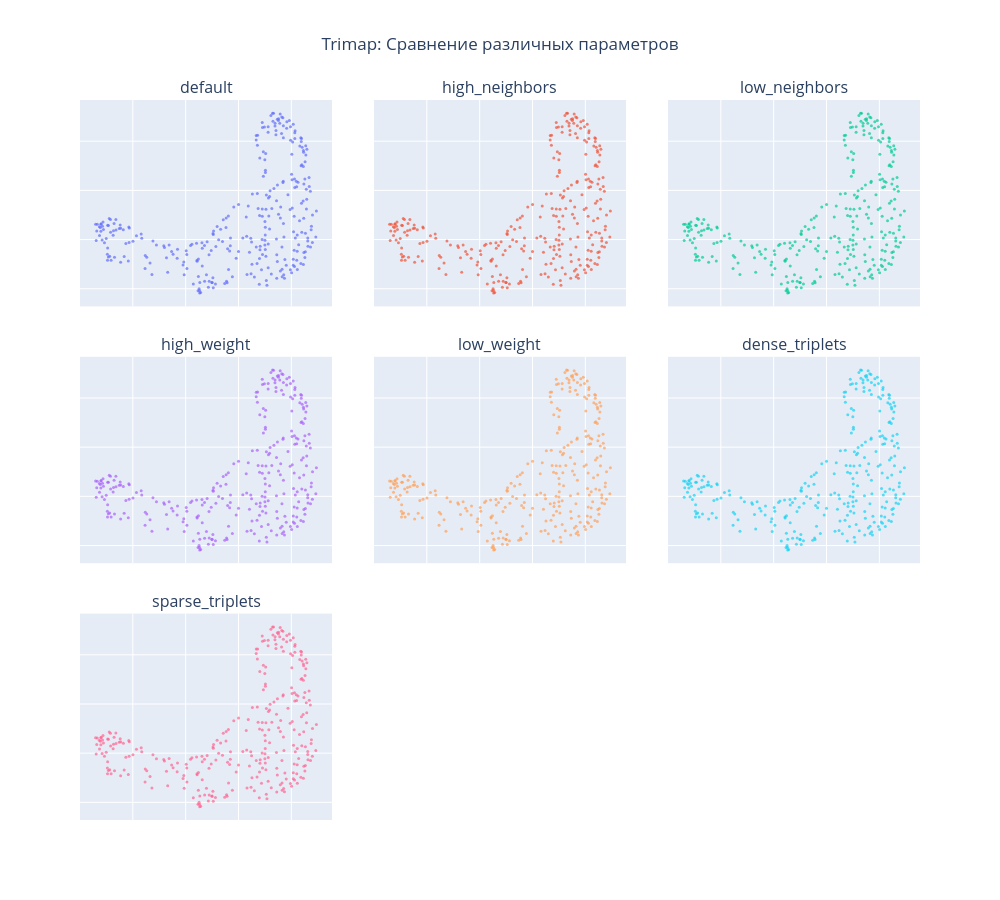

Write notebook code for a chart like this one.
### Markdown cell above
## Trimap

### Code cell
trix = X.values.astype(np.float32)
trimap_configs = {
    "default": {},  # стандартные настройки
    "high_neighbors": {"n_inliers": 15, "n_outliers": 10, "n_random": 5},
    "low_neighbors": {"n_inliers": 5, "n_outliers": 3, "n_random": 2},
    "high_weight": {"weight_temp": 1000.0},
    "low_weight": {"weight_temp": 10.0},
    "dense_triplets": {"n_inliers": 20, "n_outliers": 15, "n_random": 10, "weight_temp": 500.0},
    "sparse_triplets": {"n_inliers": 3, "n_outliers": 2, "n_random": 1, "weight_temp": 50.0}
}

# 2. Применяем TRIMAP для каждого набора параметров
tri_results = {}
for name2, params2 in trimap_configs.items():
    print(f"Running TRIMAP with config: {name2}")
    reducer2 = trimap.TRIMAP(**params2, verbose=False)
    embedding2 = reducer2.fit_transform(trix)
    tri_results[name2] = embedding2

# 3. Создаём 7 субплотов с помощью Plotly
fig = make_subplots(
    rows=3, cols=3,
    subplot_titles=list(trimap_configs.keys()),
    horizontal_spacing=0.05,
    vertical_spacing=0.07
)

# Индексы для размещения графиков в сетке 3x3 (оставим 2 пустых)
positions = [(1,1), (1,2), (1,3),
             (2,1), (2,2), (2,3),
             (3,1), (3,2), (3,3)]

for idx, (name2, embedding2) in enumerate(tri_results.items()):
    row, col = positions[idx]
    fig.add_trace(
        go.Scatter(
            x=embedding[:, 0],
            y=embedding[:, 1],
            mode='markers',
            marker=dict(size=3, opacity=0.7),
            showlegend=False
        ),
        row=row, col=col
    )

# Убираем лишние оси и настраиваем размер
for i in range(1, 10):
    fig.update_xaxes(showticklabels=False, row=(i-1)//3 + 1, col=(i-1)%3 + 1)
    fig.update_yaxes(showticklabels=False, row=(i-1)//3 + 1, col=(i-1)%3 + 1)

fig.update_layout(
    title_text="Trimap: Сравнение различных параметров",
    title_x=0.5,
    height=900,
    width=1000,
    showlegend=False
)

fig.show()

### Figure 1 — Plotly figure (JSON) as saved in the notebook; plotly's stock layout.template omitted (floating-point values rounded to 4 significant figures; data arrays with more than 128 entries replaced by an {"elided": "..."} marker saying what was removed)
{"data": [{"marker": {"opacity": 0.7, "size": 3}, "mode": "markers", "showlegend": false, "type": "scatter", "x": {"elided": "305 float values"}, "xaxis": "x", "y": {"elided": "305 float values"}, "yaxis": "y"}, {"marker": {"opacity": 0.7, "size": 3}, "mode": "markers", "showlegend": false, "type": "scatter", "x": {"elided": "305 float values"}, "xaxis": "x2", "y": {"elided": "305 float values"}, "yaxis": "y2"}, {"marker": {"opacity": 0.7, "size": 3}, "mode": "markers", "showlegend": false, "type": "scatter", "x": {"elided": "305 float values"}, "xaxis": "x3", "y": {"elided": "305 float values"}, "yaxis": "y3"}, {"marker": {"opacity": 0.7, "size": 3}, "mode": "markers", "showlegend": false, "type": "scatter", "x": {"elided": "305 float values"}, "xaxis": "x4", "y": {"elided": "305 float values"}, "yaxis": "y4"}, {"marker": {"opacity": 0.7, "size": 3}, "mode": "markers", "showlegend": false, "type": "scatter", "x": {"elided": "305 float values"}, "xaxis": "x5", "y": {"elided": "305 float values"}, "yaxis": "y5"}, {"marker": {"opacity": 0.7, "size": 3}, "mode": "markers", "showlegend": false, "type": "scatter", "x": {"elided": "305 float values"}, "xaxis": "x6", "y": {"elided": "305 float values"}, "yaxis": "y6"}, {"marker": {"opacity": 0.7, "size": 3}, "mode": "markers", "showlegend": false, "type": "scatter", "x": {"elided": "305 float values"}, "xaxis": "x7", "y": {"elided": "305 float values"}, "yaxis": "y7"}], "layout": {"annotations": [{"font": {"size": 16}, "showarrow": false, "text": "default", "x": 0.15, "xanchor": "center", "xref": "paper", "y": 1, "yanchor": "bottom", "yref": "paper"}, {"font": {"size": 16}, "showarrow": false, "text": "high_neighbors", "x": 0.5, "xanchor": "center", "xref": "paper", "y": 1, "yanchor": "bottom", "yref": "paper"}, {"font": {"size": 16}, "showarrow": false, "text": "low_neighbors", "x": 0.85, "xanchor": "center", "xref": "paper", "y": 1, "yanchor": "bottom", "yref": "paper"}, {"font": {"size": 16}, "showarrow": false, "text": "high_weight", "x": 0.15, "xanchor": "center", "xref": "paper", "y": 0.6433, "yanchor": "bottom", "yref": "paper"}, {"font": {"size": 16}, "showarrow": false, "text": "low_weight", "x": 0.5, "xanchor": "center", "xref": "paper", "y": 0.6433, "yanchor": "bottom", "yref": "paper"}, {"font": {"size": 16}, "showarrow": false, "text": "dense_triplets", "x": 0.85, "xanchor": "center", "xref": "paper", "y": 0.6433, "yanchor": "bottom", "yref": "paper"}, {"font": {"size": 16}, "showarrow": false, "text": "sparse_triplets", "x": 0.15, "xanchor": "center", "xref": "paper", "y": 0.2867, "yanchor": "bottom", "yref": "paper"}], "height": 900, "showlegend": false, "title": {"text": "Trimap: Сравнение различных параметров", "x": 0.5}, "width": 1000, "xaxis": {"anchor": "y", "domain": [0, 0.3], "showticklabels": false}, "xaxis2": {"anchor": "y2", "domain": [0.35, 0.65], "showticklabels": false}, "xaxis3": {"anchor": "y3", "domain": [0.7, 1], "showticklabels": false}, "xaxis4": {"anchor": "y4", "domain": [0, 0.3], "showticklabels": false}, "xaxis5": {"anchor": "y5", "domain": [0.35, 0.65], "showticklabels": false}, "xaxis6": {"anchor": "y6", "domain": [0.7, 1], "showticklabels": false}, "xaxis7": {"anchor": "y7", "domain": [0, 0.3], "showticklabels": false}, "xaxis8": {"anchor": "y8", "domain": [0.35, 0.65], "showticklabels": false}, "xaxis9": {"anchor": "y9", "domain": [0.7, 1], "showticklabels": false}, "yaxis": {"anchor": "x", "domain": [0.7133, 1], "showticklabels": false}, "yaxis2": {"anchor": "x2", "domain": [0.7133, 1], "showticklabels": false}, "yaxis3": {"anchor": "x3", "domain": [0.7133, 1], "showticklabels": false}, "yaxis4": {"anchor": "x4", "domain": [0.3567, 0.6433], "showticklabels": false}, "yaxis5": {"anchor": "x5", "domain": [0.3567, 0.6433], "showticklabels": false}, "yaxis6": {"anchor": "x6", "domain": [0.3567, 0.6433], "showticklabels": false}, "yaxis7": {"anchor": "x7", "domain": [0, 0.2867], "showticklabels": false}, "yaxis8": {"anchor": "x8", "domain": [0, 0.2867], "showticklabels": false}, "yaxis9": {"anchor": "x9", "domain": [0, 0.2867], "showticklabels": false}}}
